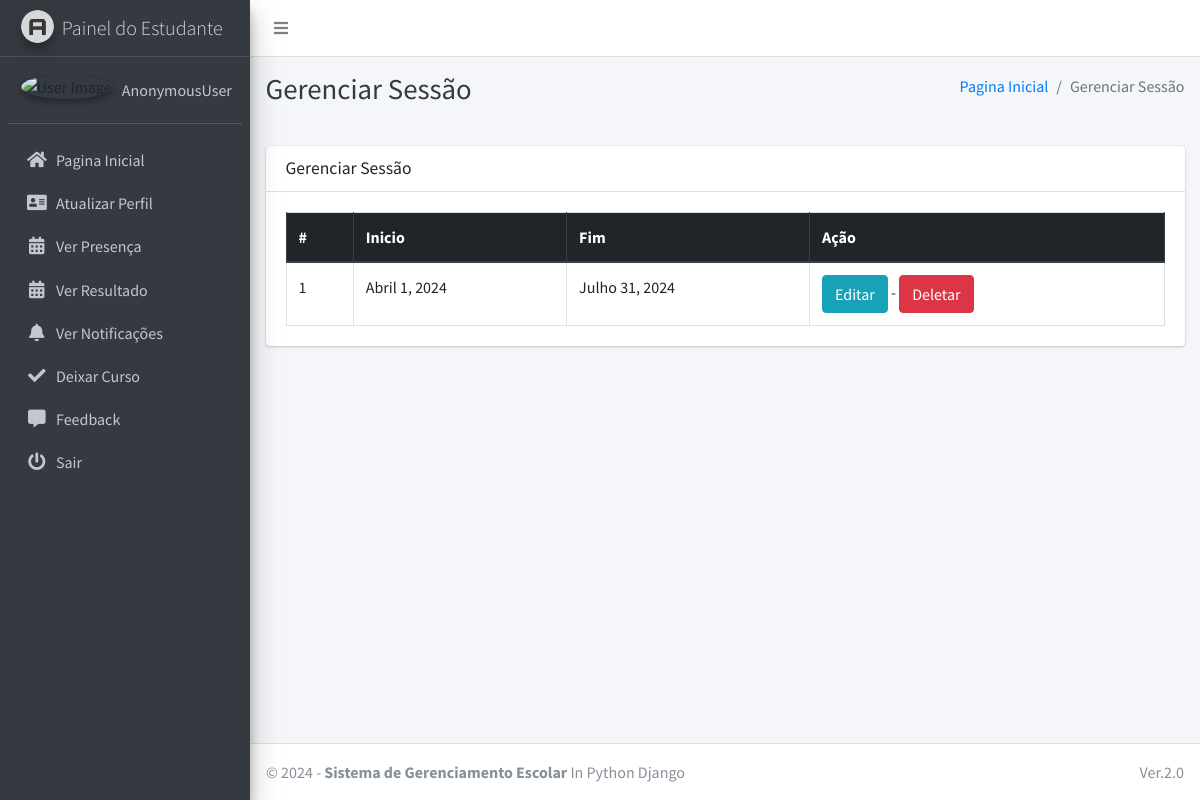
/session/manage/, run on an earlier commit of the app's database.
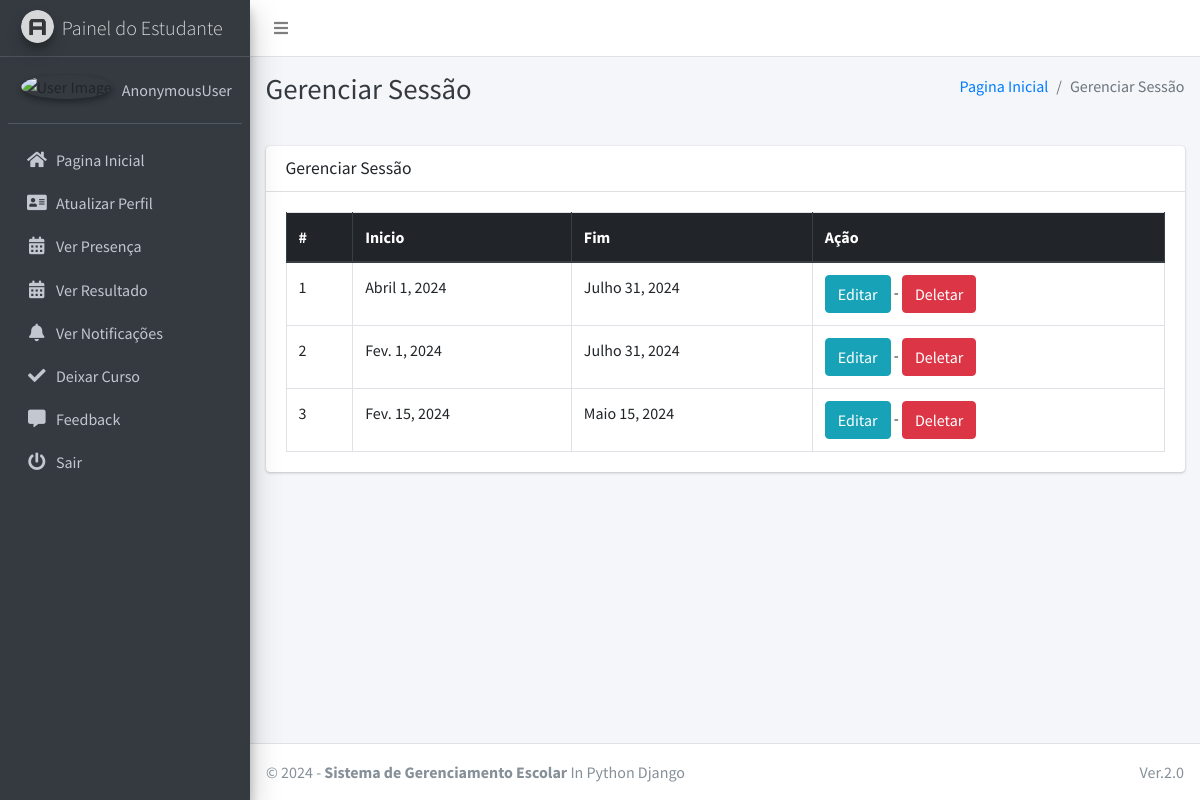
And on a later commit of the database.
### main_app/models.py (models this page shows, shortened)
class Session(models.Model):
    start_year = models.DateField()
    end_year = models.DateField()

### main_app/hod_views.py (the view)
# urls.py: path("session/manage/", hod_views.manage_session, name='manage_session'),
def manage_session(request):
    sessions = Session.objects.all()
    context = {'sessions': sessions, 'page_title': 'Gerenciar Sessão'}
    return render(request, "hod_template/manage_session.html", context)

### main_app/templates/hod_template/manage_session.html
{% extends 'main_app/base.html' %}
{% load static %}
{% block page_title %}{{page_title}}{% endblock page_title %}
{% block content %}
<section class="content">
    <div class="container-fluid">
        <div class="row">
            <div class="col-md-12">
                <div class="card">
                    <div class="card-header">
                        <h3 class="card-title">{{page_title}}</h3>
                    </div>
                    <div class="card-body">
                        <table id="example2" class="table table-bordered table-hover">
                            <thead class="thead-dark">
                                <tr>
                                    <th>#</th>
                                    <th>Inicio</th>
                                    <th>Fim</th>
                                    <th>Ação</th>
                                </tr>
                            </thead>
                            <tbody>
                                {% for session in sessions %}
                                <tr>
                                    <td>{{ forloop.counter }}</td>
                                    <td>{{session.start_year}}</td>
                                    <td>{{session.end_year}}</td>
                                    <td><a href="{% url 'edit_session' session.id %}" class="btn btn-info">Editar</a> - <a href="{% url 'delete_session' session.id %}" onclick="return confirm('Tem certeza de que deseja excluir isso?')" class="btn btn-danger">Deletar</a> </td>
                                </tr>
                                {% endfor %}
                            </tbody>
                        </table>
                    </div>
                </div>
            </div>
        </div>
    </div>
</section>
{% endblock content %}

What changed in the data, as far as the page shows it:
added Session: start_year "Fev. 1, 2024", end_year "Julho 31, 2024"
added Session: start_year "Fev. 15, 2024", end_year "Maio 15, 2024"
